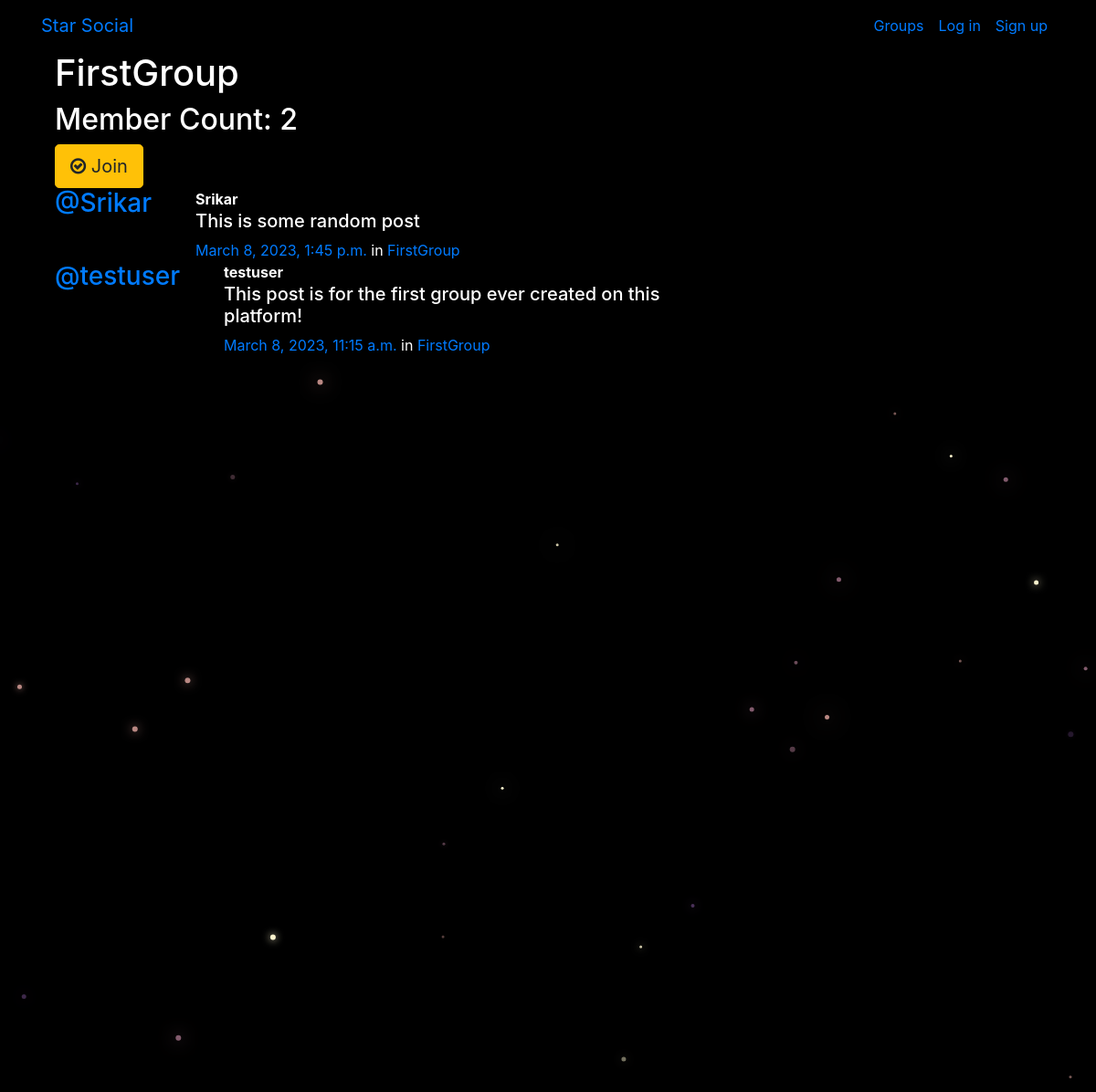
The page /groups/posts/in/firstgroup/ on the database its author committed.
### groups/models.py (models this page shows, shortened)
class Group(models.Model):
    name = models.CharField(max_length=256,unique=True)
    slug = models.SlugField(allow_unicode=True,unique=True)
    description = models.TextField(blank=True,default='')
    description_html = models.TextField(editable=False,blank=True,default='')
    members = models.ManyToManyField(User,through='GroupMember')
    class Meta:
        ordering = ['name']

### posts/models.py (models this page shows, shortened)
class Post(models.Model):
    user = models.ForeignKey(User,related_name='posts',on_delete=models.CASCADE)
    created_at = models.DateTimeField(auto_now=True)
    message = models.TextField()
    message_html = models.TextField(editable=False)
    group = models.ForeignKey(Group,related_name='posts',null=True,blank=True,on_delete=models.CASCADE)
    class Meta:
        ordering = ['-created_at']
        unique_together = ['user','message']

### groups/views.py (the view)
# urls.py: path("posts/in/<slug>/",views.SingleGroup.as_view(),name="single"),
class SingleGroup(generic.DetailView):
    model = Group

### groups/templates/groups/group_detail.html
{% extends "groups/group_base.html" %}
{% block pregroup %}
<div class="container">
  <h1>{{group.name}}</h1>
  <h2> Member Count: {{group.members.count}}</h2>
  <div class="content">
  	{% if user in group.members.all %}
  		<a href="{% url 'groups:leave' slug=group.slug %}" class="btn btn-lg btn-warning"><span class="fa fa-times-circle-o"></span> Leave</a>
  	{% else %}
  		<a href="{% url 'groups:join' slug=group.slug %}" class="btn btn-lg btn-warning"><span class="fa fa-check-circle-o"></span> Join</a>
  	{% endif %}
  </div>
</div>
{% endblock %}
{% block group_content %}
<div class="col-md-8">
	{% if group.posts.count == 0 %}
	<h2>No posts in this group yet!</h2>
	{% else %}
		{% for post in group.posts.all %}
			{% include "posts/_post.html" %}
		{% endfor %}
	{% endif %}
</div>
{% endblock %}

### posts/templates/posts/_post.html (shortened to what this page needs)
<div class="media">
	<h3 class="mr-5"><a href="{% url 'posts:for_user' username=post.user.username %}">@{{ post.user.username }}</a></h3>
	<div class="media-body">
		<strong>{{ post.user.username }}</strong>
		<h5>{{ post.message_html|safe }}</h5>
			<time class="time"><a href="{% url 'posts:single' username=post.user.username pk=post.pk %}">{{ post.created_at }}</a></time>
			{% if post.group %}
			   <span class="group-name">in <a href="#">{{ post.group.name }}</a></span>
			{% endif %}
	</div>
</div>

### static/simplesocial/css/master.css (style rules this page uses)
body { margin: 0; overflow: hidden; background-color: black; color:white; }

### rows shown on the page
Group: name "FirstGroup", members.count "2"
Post: user.username "Srikar", message_html "This is some random post", created_at "March 8, 2023, 1:45 p.m.", group.name "FirstGroup"
Post: user.username "testuser", message_html "This post is for the first group ever created on this platform!", created_at "March 8, 2023, 11:15 a.m.", group.name "FirstGroup"
